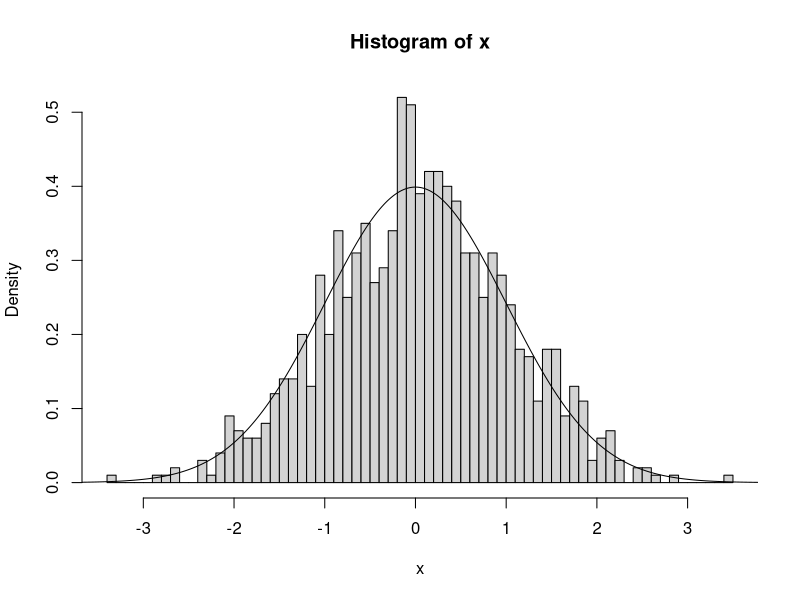
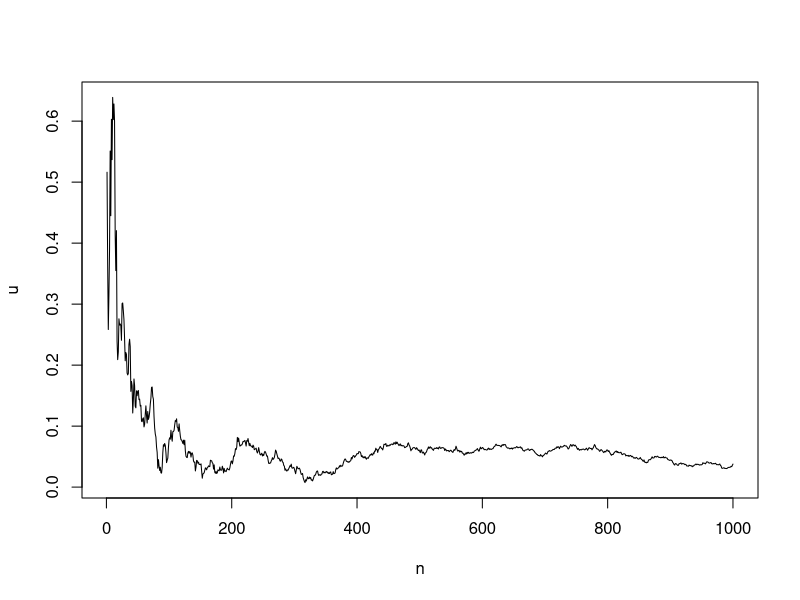

Write the R code that produced these figures, in order.
rm(list=ls())
x<-rnorm(1000)
h<-hist(x,breaks=50,plot=TRUE,freq=FALSE)
par(new=TRUE)
y<-seq(-10,10,length=1000)
z<-dnorm(y)
lines(y,z)
n<-1:1000
u<-cumsum(x)/n
plot(n,u,type='l')